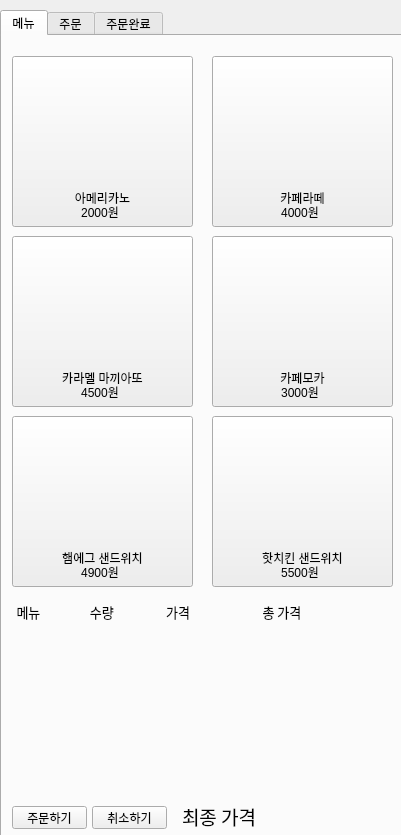
<?xml version="1.0" encoding="UTF-8"?>
<ui version="4.0">
 <class>Form</class>
 <widget class="QWidget" name="Form">
  <property name="geometry">
   <rect>
    <x>0</x>
    <y>0</y>
    <width>401</width>
    <height>835</height>
   </rect>
  </property>
  <property name="windowTitle">
   <string>Form</string>
  </property>
  <widget class="QTabWidget" name="tabWidget">
   <property name="geometry">
    <rect>
     <x>0</x>
     <y>10</y>
     <width>5480</width>
     <height>844</height>
    </rect>
   </property>
   <property name="currentIndex">
    <number>0</number>
   </property>
   <widget class="QWidget" name="tab">
    <attribute name="title">
     <string>메뉴</string>
    </attribute>
    <widget class="QLabel" name="ame_label">
     <property name="geometry">
      <rect>
       <x>30</x>
       <y>30</y>
       <width>141</width>
       <height>101</height>
      </rect>
     </property>
     <property name="text">
      <string/>
     </property>
     <property name="textFormat">
      <enum>Qt::AutoText</enum>
     </property>
     <property name="scaledContents">
      <bool>true</bool>
     </property>
    </widget>
    <widget class="QPushButton" name="ame">
     <property name="geometry">
      <rect>
       <x>10</x>
       <y>20</y>
       <width>181</width>
       <height>171</height>
      </rect>
     </property>
     <property name="text">
      <string>







아메리카노</string>
     </property>
    </widget>
    <widget class="QPushButton" name="latte">
     <property name="geometry">
      <rect>
       <x>210</x>
       <y>20</y>
       <width>181</width>
       <height>171</height>
      </rect>
     </property>
     <property name="text">
      <string>







카페라떼</string>
     </property>
    </widget>
    <widget class="QPushButton" name="mocha">
     <property name="geometry">
      <rect>
       <x>210</x>
       <y>200</y>
       <width>181</width>
       <height>171</height>
      </rect>
     </property>
     <property name="text">
      <string>







카페모카</string>
     </property>
    </widget>
    <widget class="QPushButton" name="macchi">
     <property name="geometry">
      <rect>
       <x>10</x>
       <y>200</y>
       <width>181</width>
       <height>171</height>
      </rect>
     </property>
     <property name="text">
      <string>







카라멜 마끼아또</string>
     </property>
    </widget>
    <widget class="QPushButton" name="hamegg">
     <property name="geometry">
      <rect>
       <x>10</x>
       <y>380</y>
       <width>181</width>
       <height>171</height>
      </rect>
     </property>
     <property name="text">
      <string>







햄에그 샌드위치</string>
     </property>
    </widget>
    <widget class="QPushButton" name="hotsand">
     <property name="geometry">
      <rect>
       <x>210</x>
       <y>380</y>
       <width>181</width>
       <height>171</height>
      </rect>
     </property>
     <property name="text">
      <string>







핫치킨 샌드위치</string>
     </property>
    </widget>
    <widget class="QLabel" name="latte_label">
     <property name="geometry">
      <rect>
       <x>230</x>
       <y>40</y>
       <width>141</width>
       <height>101</height>
      </rect>
     </property>
     <property name="text">
      <string/>
     </property>
     <property name="textFormat">
      <enum>Qt::AutoText</enum>
     </property>
     <property name="scaledContents">
      <bool>true</bool>
     </property>
    </widget>
    <widget class="QLabel" name="mocha_label">
     <property name="geometry">
      <rect>
       <x>230</x>
       <y>220</y>
       <width>141</width>
       <height>101</height>
      </rect>
     </property>
     <property name="text">
      <string/>
     </property>
     <property name="textFormat">
      <enum>Qt::AutoText</enum>
     </property>
     <property name="scaledContents">
      <bool>true</bool>
     </property>
    </widget>
    <widget class="QLabel" name="macchi_label">
     <property name="geometry">
      <rect>
       <x>30</x>
       <y>220</y>
       <width>141</width>
       <height>101</height>
      </rect>
     </property>
     <property name="text">
      <string/>
     </property>
     <property name="textFormat">
      <enum>Qt::AutoText</enum>
     </property>
     <property name="scaledContents">
      <bool>true</bool>
     </property>
    </widget>
    <widget class="QLabel" name="hotsand_label">
     <property name="geometry">
      <rect>
       <x>230</x>
       <y>400</y>
       <width>141</width>
       <height>101</height>
      </rect>
     </property>
     <property name="text">
      <string/>
     </property>
     <property name="textFormat">
      <enum>Qt::AutoText</enum>
     </property>
     <property name="scaledContents">
      <bool>true</bool>
     </property>
    </widget>
    <widget class="QLabel" name="hamegg_label">
     <property name="geometry">
      <rect>
       <x>30</x>
       <y>400</y>
       <width>141</width>
       <height>101</height>
      </rect>
     </property>
     <property name="text">
      <string/>
     </property>
     <property name="textFormat">
      <enum>Qt::AutoText</enum>
     </property>
     <property name="scaledContents">
      <bool>true</bool>
     </property>
    </widget>
    <widget class="QLabel" name="label">
     <property name="geometry">
      <rect>
       <x>70</x>
       <y>170</y>
       <width>56</width>
       <height>12</height>
      </rect>
     </property>
     <property name="text">
      <string>2000원</string>
     </property>
     <property name="alignment">
      <set>Qt::AlignCenter</set>
     </property>
    </widget>
    <widget class="QLabel" name="label_8">
     <property name="geometry">
      <rect>
       <x>270</x>
       <y>170</y>
       <width>56</width>
       <height>12</height>
      </rect>
     </property>
     <property name="text">
      <string>4000원</string>
     </property>
     <property name="alignment">
      <set>Qt::AlignCenter</set>
     </property>
    </widget>
    <widget class="QLabel" name="label_9">
     <property name="geometry">
      <rect>
       <x>70</x>
       <y>350</y>
       <width>56</width>
       <height>12</height>
      </rect>
     </property>
     <property name="text">
      <string>4500원</string>
     </property>
     <property name="alignment">
      <set>Qt::AlignCenter</set>
     </property>
    </widget>
    <widget class="QLabel" name="label_10">
     <property name="geometry">
      <rect>
       <x>270</x>
       <y>350</y>
       <width>56</width>
       <height>12</height>
      </rect>
     </property>
     <property name="text">
      <string>3000원</string>
     </property>
     <property name="alignment">
      <set>Qt::AlignCenter</set>
     </property>
    </widget>
    <widget class="QLabel" name="label_11">
     <property name="geometry">
      <rect>
       <x>70</x>
       <y>530</y>
       <width>56</width>
       <height>12</height>
      </rect>
     </property>
     <property name="text">
      <string>4900원</string>
     </property>
     <property name="alignment">
      <set>Qt::AlignCenter</set>
     </property>
    </widget>
    <widget class="QLabel" name="label_12">
     <property name="geometry">
      <rect>
       <x>270</x>
       <y>530</y>
       <width>56</width>
       <height>12</height>
      </rect>
     </property>
     <property name="text">
      <string>5500원</string>
     </property>
     <property name="alignment">
      <set>Qt::AlignCenter</set>
     </property>
    </widget>
    <widget class="QLabel" name="menu_label">
     <property name="geometry">
      <rect>
       <x>10</x>
       <y>600</y>
       <width>101</width>
       <height>160</height>
      </rect>
     </property>
     <property name="font">
      <font>
       <family>굴림</family>
       <pointsize>10</pointsize>
      </font>
     </property>
     <property name="autoFillBackground">
      <bool>false</bool>
     </property>
     <property name="text">
      <string/>
     </property>
     <property name="alignment">
      <set>Qt::AlignLeading|Qt::AlignLeft|Qt::AlignTop</set>
     </property>
    </widget>
    <widget class="QLabel" name="amount_label">
     <property name="geometry">
      <rect>
       <x>130</x>
       <y>600</y>
       <width>61</width>
       <height>160</height>
      </rect>
     </property>
     <property name="font">
      <font>
       <family>굴림</family>
       <pointsize>10</pointsize>
      </font>
     </property>
     <property name="text">
      <string/>
     </property>
     <property name="alignment">
      <set>Qt::AlignLeading|Qt::AlignLeft|Qt::AlignTop</set>
     </property>
    </widget>
    <widget class="QLabel" name="price_label">
     <property name="geometry">
      <rect>
       <x>210</x>
       <y>600</y>
       <width>71</width>
       <height>160</height>
      </rect>
     </property>
     <property name="font">
      <font>
       <family>굴림</family>
       <pointsize>10</pointsize>
      </font>
     </property>
     <property name="text">
      <string/>
     </property>
     <property name="alignment">
      <set>Qt::AlignLeading|Qt::AlignLeft|Qt::AlignTop</set>
     </property>
    </widget>
    <widget class="QLabel" name="sum_label">
     <property name="geometry">
      <rect>
       <x>300</x>
       <y>600</y>
       <width>81</width>
       <height>160</height>
      </rect>
     </property>
     <property name="font">
      <font>
       <family>굴림</family>
       <pointsize>10</pointsize>
      </font>
     </property>
     <property name="text">
      <string/>
     </property>
     <property name="alignment">
      <set>Qt::AlignRight|Qt::AlignTop|Qt::AlignTrailing</set>
     </property>
    </widget>
    <widget class="QLabel" name="all_label">
     <property name="geometry">
      <rect>
       <x>280</x>
       <y>770</y>
       <width>101</width>
       <height>21</height>
      </rect>
     </property>
     <property name="font">
      <font>
       <family>굴림</family>
       <pointsize>14</pointsize>
      </font>
     </property>
     <property name="text">
      <string/>
     </property>
     <property name="alignment">
      <set>Qt::AlignRight|Qt::AlignTrailing|Qt::AlignVCenter</set>
     </property>
    </widget>
    <widget class="QLabel" name="menu_label_2">
     <property name="geometry">
      <rect>
       <x>0</x>
       <y>560</y>
       <width>391</width>
       <height>31</height>
      </rect>
     </property>
     <property name="font">
      <font>
       <family>굴림</family>
       <pointsize>10</pointsize>
      </font>
     </property>
     <property name="text">
      <string>     메뉴                 수량                  가격                         총 가격</string>
     </property>
    </widget>
    <widget class="QPushButton" name="pay_button">
     <property name="geometry">
      <rect>
       <x>10</x>
       <y>770</y>
       <width>75</width>
       <height>23</height>
      </rect>
     </property>
     <property name="text">
      <string>주문하기</string>
     </property>
    </widget>
    <widget class="QPushButton" name="all_cancel">
     <property name="geometry">
      <rect>
       <x>90</x>
       <y>770</y>
       <width>75</width>
       <height>23</height>
      </rect>
     </property>
     <property name="text">
      <string>취소하기</string>
     </property>
    </widget>
    <widget class="QLabel" name="all_label_2">
     <property name="geometry">
      <rect>
       <x>180</x>
       <y>770</y>
       <width>101</width>
       <height>21</height>
      </rect>
     </property>
     <property name="font">
      <font>
       <family>굴림</family>
       <pointsize>14</pointsize>
      </font>
     </property>
     <property name="text">
      <string>최종 가격</string>
     </property>
     <property name="alignment">
      <set>Qt::AlignLeading|Qt::AlignLeft|Qt::AlignVCenter</set>
     </property>
    </widget>
    <zorder>ame</zorder>
    <zorder>ame_label</zorder>
    <zorder>latte</zorder>
    <zorder>mocha</zorder>
    <zorder>macchi</zorder>
    <zorder>hamegg</zorder>
    <zorder>hotsand</zorder>
    <zorder>latte_label</zorder>
    <zorder>mocha_label</zorder>
    <zorder>macchi_label</zorder>
    <zorder>hotsand_label</zorder>
    <zorder>hamegg_label</zorder>
    <zorder>label</zorder>
    <zorder>label_8</zorder>
    <zorder>label_9</zorder>
    <zorder>label_10</zorder>
    <zorder>label_11</zorder>
    <zorder>label_12</zorder>
    <zorder>menu_label</zorder>
    <zorder>amount_label</zorder>
    <zorder>price_label</zorder>
    <zorder>sum_label</zorder>
    <zorder>all_label</zorder>
    <zorder>menu_label_2</zorder>
    <zorder>pay_button</zorder>
    <zorder>all_cancel</zorder>
    <zorder>all_label_2</zorder>
   </widget>
   <widget class="QWidget" name="tab_2">
    <attribute name="title">
     <string>주문</string>
    </attribute>
    <widget class="QLabel" name="price_label_1">
     <property name="geometry">
      <rect>
       <x>210</x>
       <y>50</y>
       <width>71</width>
       <height>160</height>
      </rect>
     </property>
     <property name="font">
      <font>
       <family>굴림</family>
       <pointsize>10</pointsize>
      </font>
     </property>
     <property name="text">
      <string/>
     </property>
     <property name="alignment">
      <set>Qt::AlignLeading|Qt::AlignLeft|Qt::AlignTop</set>
     </property>
    </widget>
    <widget class="QLabel" name="menu_label_3">
     <property name="geometry">
      <rect>
       <x>0</x>
       <y>10</y>
       <width>391</width>
       <height>31</height>
      </rect>
     </property>
     <property name="font">
      <font>
       <family>굴림</family>
       <pointsize>10</pointsize>
      </font>
     </property>
     <property name="text">
      <string>     메뉴                 수량                  가격                         총 가격</string>
     </property>
    </widget>
    <widget class="QLabel" name="all_label_1">
     <property name="geometry">
      <rect>
       <x>260</x>
       <y>220</y>
       <width>121</width>
       <height>21</height>
      </rect>
     </property>
     <property name="font">
      <font>
       <family>굴림</family>
       <pointsize>14</pointsize>
      </font>
     </property>
     <property name="text">
      <string/>
     </property>
     <property name="alignment">
      <set>Qt::AlignRight|Qt::AlignTrailing|Qt::AlignVCenter</set>
     </property>
    </widget>
    <widget class="QLabel" name="menu_label_1">
     <property name="geometry">
      <rect>
       <x>10</x>
       <y>50</y>
       <width>101</width>
       <height>160</height>
      </rect>
     </property>
     <property name="font">
      <font>
       <family>굴림</family>
       <pointsize>10</pointsize>
      </font>
     </property>
     <property name="text">
      <string/>
     </property>
     <property name="alignment">
      <set>Qt::AlignLeading|Qt::AlignLeft|Qt::AlignTop</set>
     </property>
    </widget>
    <widget class="QLabel" name="amount_label_1">
     <property name="geometry">
      <rect>
       <x>130</x>
       <y>50</y>
       <width>61</width>
       <height>160</height>
      </rect>
     </property>
     <property name="font">
      <font>
       <family>굴림</family>
       <pointsize>10</pointsize>
      </font>
     </property>
     <property name="text">
      <string/>
     </property>
     <property name="alignment">
      <set>Qt::AlignLeading|Qt::AlignLeft|Qt::AlignTop</set>
     </property>
    </widget>
    <widget class="QLabel" name="sum_label_1">
     <property name="geometry">
      <rect>
       <x>300</x>
       <y>50</y>
       <width>81</width>
       <height>160</height>
      </rect>
     </property>
     <property name="font">
      <font>
       <family>굴림</family>
       <pointsize>10</pointsize>
      </font>
     </property>
     <property name="text">
      <string/>
     </property>
     <property name="alignment">
      <set>Qt::AlignRight|Qt::AlignTop|Qt::AlignTrailing</set>
     </property>
    </widget>
    <widget class="QLabel" name="all_label_3">
     <property name="geometry">
      <rect>
       <x>150</x>
       <y>220</y>
       <width>101</width>
       <height>21</height>
      </rect>
     </property>
     <property name="font">
      <font>
       <family>굴림</family>
       <pointsize>14</pointsize>
      </font>
     </property>
     <property name="text">
      <string>최종 가격</string>
     </property>
     <property name="alignment">
      <set>Qt::AlignLeading|Qt::AlignLeft|Qt::AlignVCenter</set>
     </property>
    </widget>
    <widget class="QPushButton" name="pushButton">
     <property name="geometry">
      <rect>
       <x>20</x>
       <y>270</y>
       <width>171</width>
       <height>121</height>
      </rect>
     </property>
     <property name="font">
      <font>
       <family>Arial</family>
       <pointsize>16</pointsize>
      </font>
     </property>
     <property name="text">
      <string>결제하기</string>
     </property>
    </widget>
    <widget class="QPushButton" name="pushButton_2">
     <property name="geometry">
      <rect>
       <x>200</x>
       <y>270</y>
       <width>171</width>
       <height>121</height>
      </rect>
     </property>
     <property name="font">
      <font>
       <family>Arial</family>
       <pointsize>16</pointsize>
      </font>
     </property>
     <property name="text">
      <string>취소하기</string>
     </property>
    </widget>
   </widget>
   <widget class="QWidget" name="tab_3">
    <attribute name="title">
     <string>주문완료</string>
    </attribute>
    <widget class="QLabel" name="complete">
     <property name="geometry">
      <rect>
       <x>80</x>
       <y>10</y>
       <width>221</width>
       <height>61</height>
      </rect>
     </property>
     <property name="font">
      <font>
       <family>Arial</family>
       <pointsize>20</pointsize>
      </font>
     </property>
     <property name="text">
      <string>주문완료!</string>
     </property>
     <property name="alignment">
      <set>Qt::AlignCenter</set>
     </property>
    </widget>
    <widget class="QLabel" name="menu_label_4">
     <property name="geometry">
      <rect>
       <x>10</x>
       <y>170</y>
       <width>101</width>
       <height>160</height>
      </rect>
     </property>
     <property name="font">
      <font>
       <family>굴림</family>
       <pointsize>10</pointsize>
      </font>
     </property>
     <property name="text">
      <string/>
     </property>
     <property name="alignment">
      <set>Qt::AlignLeading|Qt::AlignLeft|Qt::AlignTop</set>
     </property>
    </widget>
    <widget class="QLabel" name="price_label_2">
     <property name="geometry">
      <rect>
       <x>210</x>
       <y>170</y>
       <width>71</width>
       <height>160</height>
      </rect>
     </property>
     <property name="font">
      <font>
       <family>굴림</family>
       <pointsize>10</pointsize>
      </font>
     </property>
     <property name="text">
      <string/>
     </property>
     <property name="alignment">
      <set>Qt::AlignLeading|Qt::AlignLeft|Qt::AlignTop</set>
     </property>
    </widget>
    <widget class="QLabel" name="sum_label_2">
     <property name="geometry">
      <rect>
       <x>300</x>
       <y>170</y>
       <width>81</width>
       <height>160</height>
      </rect>
     </property>
     <property name="font">
      <font>
       <family>굴림</family>
       <pointsize>10</pointsize>
      </font>
     </property>
     <property name="text">
      <string/>
     </property>
     <property name="alignment">
      <set>Qt::AlignRight|Qt::AlignTop|Qt::AlignTrailing</set>
     </property>
    </widget>
    <widget class="QLabel" name="menu_label_5">
     <property name="geometry">
      <rect>
       <x>0</x>
       <y>130</y>
       <width>391</width>
       <height>31</height>
      </rect>
     </property>
     <property name="font">
      <font>
       <family>굴림</family>
       <pointsize>10</pointsize>
      </font>
     </property>
     <property name="text">
      <string>     메뉴                 수량                  가격                         총 가격</string>
     </property>
    </widget>
    <widget class="QLabel" name="all_label_4">
     <property name="geometry">
      <rect>
       <x>150</x>
       <y>340</y>
       <width>101</width>
       <height>21</height>
      </rect>
     </property>
     <property name="font">
      <font>
       <family>굴림</family>
       <pointsize>14</pointsize>
      </font>
     </property>
     <property name="text">
      <string>최종 가격</string>
     </property>
     <property name="alignment">
      <set>Qt::AlignLeading|Qt::AlignLeft|Qt::AlignVCenter</set>
     </property>
    </widget>
    <widget class="QLabel" name="amount_label_2">
     <property name="geometry">
      <rect>
       <x>130</x>
       <y>170</y>
       <width>61</width>
       <height>160</height>
      </rect>
     </property>
     <property name="font">
      <font>
       <family>굴림</family>
       <pointsize>10</pointsize>
      </font>
     </property>
     <property name="text">
      <string/>
     </property>
     <property name="alignment">
      <set>Qt::AlignLeading|Qt::AlignLeft|Qt::AlignTop</set>
     </property>
    </widget>
    <widget class="QLabel" name="all_label_5">
     <property name="geometry">
      <rect>
       <x>260</x>
       <y>340</y>
       <width>121</width>
       <height>21</height>
      </rect>
     </property>
     <property name="font">
      <font>
       <family>굴림</family>
       <pointsize>14</pointsize>
      </font>
     </property>
     <property name="text">
      <string/>
     </property>
     <property name="alignment">
      <set>Qt::AlignRight|Qt::AlignTrailing|Qt::AlignVCenter</set>
     </property>
    </widget>
    <widget class="QLabel" name="complete_2">
     <property name="geometry">
      <rect>
       <x>40</x>
       <y>80</y>
       <width>151</width>
       <height>31</height>
      </rect>
     </property>
     <property name="font">
      <font>
       <family>Arial</family>
       <pointsize>20</pointsize>
      </font>
     </property>
     <property name="text">
      <string>대기번호 :</string>
     </property>
     <property name="alignment">
      <set>Qt::AlignCenter</set>
     </property>
    </widget>
    <widget class="QLabel" name="complete_3">
     <property name="geometry">
      <rect>
       <x>190</x>
       <y>80</y>
       <width>151</width>
       <height>31</height>
      </rect>
     </property>
     <property name="font">
      <font>
       <family>Arial</family>
       <pointsize>20</pointsize>
      </font>
     </property>
     <property name="text">
      <string/>
     </property>
     <property name="alignment">
      <set>Qt::AlignCenter</set>
     </property>
    </widget>
    <widget class="QLabel" name="complete_4">
     <property name="geometry">
      <rect>
       <x>0</x>
       <y>440</y>
       <width>121</width>
       <height>31</height>
      </rect>
     </property>
     <property name="font">
      <font>
       <family>Arial</family>
       <pointsize>18</pointsize>
      </font>
     </property>
     <property name="text">
      <string>주문일시 :</string>
     </property>
     <property name="alignment">
      <set>Qt::AlignCenter</set>
     </property>
    </widget>
    <widget class="QLabel" name="all_label_6">
     <property name="geometry">
      <rect>
       <x>150</x>
       <y>400</y>
       <width>101</width>
       <height>21</height>
      </rect>
     </property>
     <property name="font">
      <font>
       <family>굴림</family>
       <pointsize>14</pointsize>
      </font>
     </property>
     <property name="text">
      <string>거스 름돈</string>
     </property>
     <property name="alignment">
      <set>Qt::AlignLeading|Qt::AlignLeft|Qt::AlignVCenter</set>
     </property>
    </widget>
    <widget class="QLabel" name="change_label">
     <property name="geometry">
      <rect>
       <x>260</x>
       <y>400</y>
       <width>121</width>
       <height>21</height>
      </rect>
     </property>
     <property name="font">
      <font>
       <family>굴림</family>
       <pointsize>14</pointsize>
      </font>
     </property>
     <property name="text">
      <string/>
     </property>
     <property name="alignment">
      <set>Qt::AlignRight|Qt::AlignTrailing|Qt::AlignVCenter</set>
     </property>
    </widget>
    <widget class="QLabel" name="date_label">
     <property name="geometry">
      <rect>
       <x>120</x>
       <y>440</y>
       <width>271</width>
       <height>31</height>
      </rect>
     </property>
     <property name="font">
      <font>
       <family>Arial</family>
       <pointsize>16</pointsize>
      </font>
     </property>
     <property name="text">
      <string/>
     </property>
     <property name="alignment">
      <set>Qt::AlignCenter</set>
     </property>
    </widget>
    <widget class="QPushButton" name="main_button">
     <property name="geometry">
      <rect>
       <x>120</x>
       <y>510</y>
       <width>150</width>
       <height>150</height>
      </rect>
     </property>
     <property name="font">
      <font>
       <family>Arial</family>
       <pointsize>16</pointsize>
      </font>
     </property>
     <property name="text">
      <string>메뉴 화면으로
돌아가기</string>
     </property>
    </widget>
    <widget class="QLabel" name="all_label_7">
     <property name="geometry">
      <rect>
       <x>150</x>
       <y>370</y>
       <width>101</width>
       <height>21</height>
      </rect>
     </property>
     <property name="font">
      <font>
       <family>굴림</family>
       <pointsize>14</pointsize>
      </font>
     </property>
     <property name="text">
      <string>결제 금액</string>
     </property>
     <property name="alignment">
      <set>Qt::AlignLeading|Qt::AlignLeft|Qt::AlignVCenter</set>
     </property>
    </widget>
    <widget class="QLabel" name="pay_label">
     <property name="geometry">
      <rect>
       <x>260</x>
       <y>370</y>
       <width>121</width>
       <height>21</height>
      </rect>
     </property>
     <property name="font">
      <font>
       <family>굴림</family>
       <pointsize>14</pointsize>
      </font>
     </property>
     <property name="text">
      <string/>
     </property>
     <property name="alignment">
      <set>Qt::AlignRight|Qt::AlignTrailing|Qt::AlignVCenter</set>
     </property>
    </widget>
   </widget>
  </widget>
 </widget>
 <resources/>
 <connections/>
</ui>
